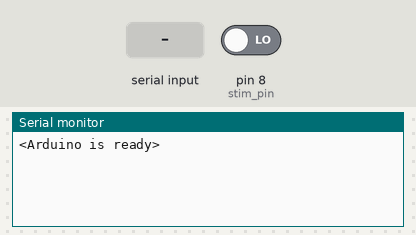
Recording of a sketch running on a simulated Arduino Uno, built with avr-gcc and run on an emulated ATmega328P. Shown: the last lines printed to the serial monitor. The inputs (shaded band) are chosen by the test bench; at power-on: pin 8 (stim_pin) LOW.

Above: at 1.2 s.
1.3 s: byte 30 received over Serial
At 2.4 s:
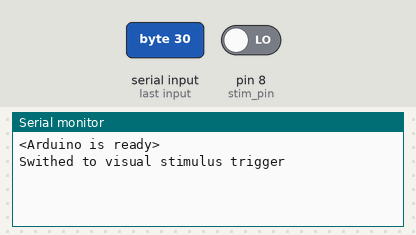
3.5 s: byte 90 received over Serial
At 4.7 s:
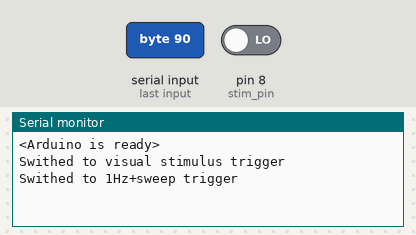

The sketch:

npx_rt_arduino.ino
```cpp
int clk_cnt;
int period;
int duration;

int StimTrig;
bool StimGate;

char receivedChar;
#define regular_period   1000
#define regular_duration 250
#define regular_M        55

#define sweep_step     100
#define sweep_M        5


#define clk_pin 2
#define stim_pin 8
#define gate_pin 7

void setup() {
  pinMode(clk_pin, OUTPUT);
  pinMode(stim_pin, INPUT);
  pinMode(gate_pin,INPUT);

  Serial.begin(9600);
  Serial.println("<Arduino is ready>");

  StimGate=false;
  StimTrig=0;
  clk_reset();

}

void clk_reset(){
  period=regular_period;
  duration=regular_duration;
  clk_cnt=0;
}

void gate_tick(){
  /*if (clk_cnt>10){
    clk_cnt==0
  }*/
  //delay(1000);
  if (digitalRead(stim_pin)>0){
    digitalWrite(clk_pin,HIGH);
    delay(2000);
    digitalWrite(clk_pin,LOW);
  }
  //clk_cnt++;
}

void clk_tick(){
  digitalWrite(clk_pin, HIGH);
  delay(duration);
  digitalWrite(clk_pin, LOW);
  delay(period-duration);
  clk_cnt++;
}

void clk_sweep(int k){
  period=regular_period-k*sweep_step;
  duration=regular_duration;
}

void loop() {
  //StimGate=digitalRead(gate_pin)>0;
  if (Serial.available() > 0) {
    receivedChar = Serial.read();

    StimGate=!StimGate;
    Serial.print("Swithed to ");
    if (StimGate)
      Serial.println("visual stimulus trigger");
    else
      Serial.println("1Hz+sweep trigger");
  }

  //StimGate=true;
  if (StimGate){
    gate_tick();
  }
  else{
    clk_tick();
    if (clk_cnt>=regular_M){
      clk_sweep(clk_cnt-regular_M);
    }
    if (clk_cnt==regular_M+sweep_M){
      clk_reset();
    }
  }

}
```

Measured:
- after the input at 1.3 s, the serial monitor: prints a new line after 0.70 s (image 1)
- after the input at 3.5 s, the serial monitor: prints a new line at once (image 2)
